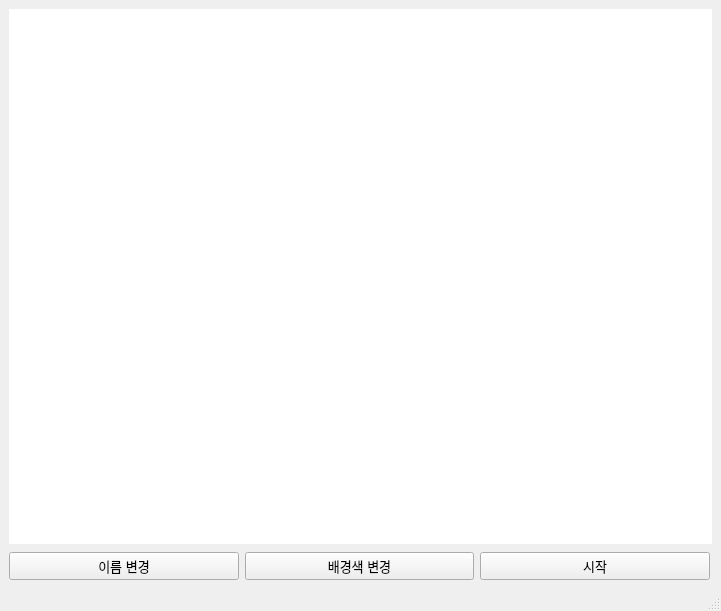
<?xml version="1.0" encoding="UTF-8"?>
<ui version="4.0">
 <class>MainWindow</class>
 <widget class="QMainWindow" name="MainWindow">
  <property name="geometry">
   <rect>
    <x>0</x>
    <y>0</y>
    <width>721</width>
    <height>611</height>
   </rect>
  </property>
  <property name="font">
   <font>
    <pointsize>12</pointsize>
   </font>
  </property>
  <property name="windowTitle">
   <string>MainWindow</string>
  </property>
  <widget class="QWidget" name="centralwidget">
   <widget class="QWidget" name="horizontalLayoutWidget">
    <property name="geometry">
     <rect>
      <x>9</x>
      <y>551</y>
      <width>701</width>
      <height>31</height>
     </rect>
    </property>
    <layout class="QHBoxLayout" name="horizontalLayout">
     <item>
      <widget class="QPushButton" name="nameChangeButton">
       <property name="font">
        <font>
         <pointsize>10</pointsize>
        </font>
       </property>
       <property name="text">
        <string>이름 변경</string>
       </property>
      </widget>
     </item>
     <item>
      <widget class="QPushButton" name="backgroundChangeButton">
       <property name="font">
        <font>
         <pointsize>10</pointsize>
        </font>
       </property>
       <property name="text">
        <string>배경색 변경</string>
       </property>
      </widget>
     </item>
     <item>
      <widget class="QPushButton" name="startButton">
       <property name="font">
        <font>
         <pointsize>10</pointsize>
        </font>
       </property>
       <property name="text">
        <string>시작</string>
       </property>
      </widget>
     </item>
    </layout>
   </widget>
   <widget class="QLabel" name="backgroundLabel">
    <property name="geometry">
     <rect>
      <x>9</x>
      <y>9</y>
      <width>703</width>
      <height>535</height>
     </rect>
    </property>
    <property name="styleSheet">
     <string notr="true">background-color: rgb(255, 255, 255);</string>
    </property>
    <property name="text">
     <string/>
    </property>
   </widget>
   <widget class="QLabel" name="nameLabel">
    <property name="geometry">
     <rect>
      <x>220</x>
      <y>160</y>
      <width>48</width>
      <height>16</height>
     </rect>
    </property>
    <property name="font">
     <font>
      <pointsize>12</pointsize>
     </font>
    </property>
    <property name="layoutDirection">
     <enum>Qt::LeftToRight</enum>
    </property>
    <property name="styleSheet">
     <string notr="true">background-color: rgb(255, 255, 255);
border-color: rgb(0, 0, 0);</string>
    </property>
    <property name="text">
     <string/>
    </property>
   </widget>
   <zorder>backgroundLabel</zorder>
   <zorder>horizontalLayoutWidget</zorder>
   <zorder>nameLabel</zorder>
  </widget>
  <widget class="QStatusBar" name="statusbar"/>
 </widget>
 <resources/>
 <connections>
  <connection>
   <sender>backgroundChangeButton</sender>
   <signal>clicked()</signal>
   <receiver>MainWindow</receiver>
   <slot>changeBackgroundColor()</slot>
   <hints>
    <hint type="sourcelabel">
     <x>397</x>
     <y>570</y>
    </hint>
    <hint type="destinationlabel">
     <x>458</x>
     <y>585</y>
    </hint>
   </hints>
  </connection>
  <connection>
   <sender>nameChangeButton</sender>
   <signal>clicked()</signal>
   <receiver>MainWindow</receiver>
   <slot>changeLabelName()</slot>
   <hints>
    <hint type="sourcelabel">
     <x>137</x>
     <y>563</y>
    </hint>
    <hint type="destinationlabel">
     <x>219</x>
     <y>586</y>
    </hint>
   </hints>
  </connection>
  <connection>
   <sender>startButton</sender>
   <signal>clicked()</signal>
   <receiver>MainWindow</receiver>
   <slot>timerStart()</slot>
   <hints>
    <hint type="sourcelabel">
     <x>600</x>
     <y>561</y>
    </hint>
    <hint type="destinationlabel">
     <x>687</x>
     <y>583</y>
    </hint>
   </hints>
  </connection>
 </connections>
 <slots>
  <slot>go()</slot>
  <slot>ledON()</slot>
  <slot>ledOFF()</slot>
  <slot>setDial(int)</slot>
  <slot>changeBackgroundColor()</slot>
  <slot>changeLabelName()</slot>
  <slot>timerStart()</slot>
 </slots>
</ui>
